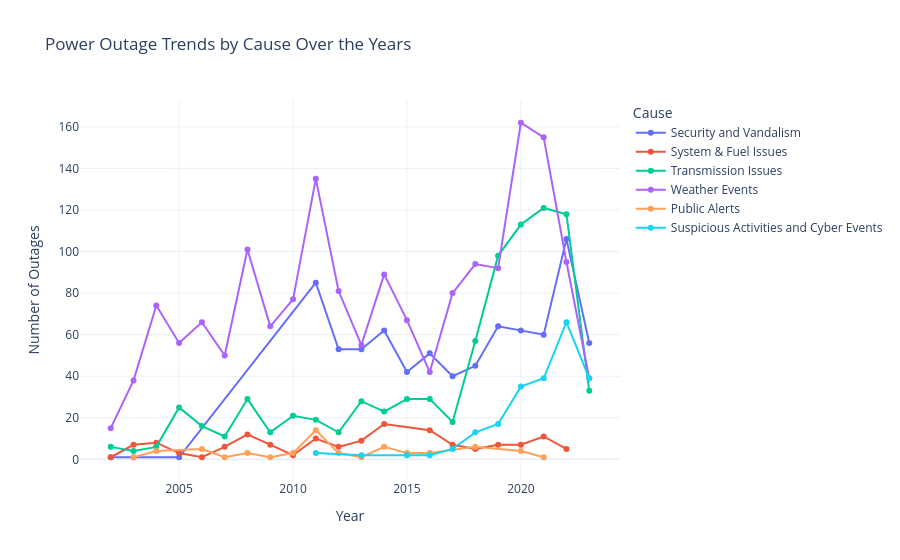

This figure's notebook cell:
### Code cell
#get number of events recorded by year per cause
df_grouped = power_df.groupby(['year','cause']).cause.count().reset_index(name='count')
# Plot
fig = px.line(
    df_grouped,
    x='year',
    y='count',
    color='cause',
    markers=True,
    title='Power Outage Trends by Cause Over the Years'
)

fig.update_layout(
    xaxis_title='Year',
    yaxis_title='Number of Outages',
    legend_title='Cause',
    template='plotly_white'
)
fig.show()

### Figure 1 — Plotly figure (JSON) as saved in the notebook; plotly's stock layout.template omitted (floating-point values rounded to 4 significant figures)
{"data": [{"hovertemplate": "cause=Security and Vandalism<br>year=%{x}<br>count=%{y}<extra></extra>", "legendgroup": "Security and Vandalism", "line": {"color": "#636efa", "dash": "solid"}, "marker": {"symbol": "circle"}, "mode": "lines+markers", "name": "Security and Vandalism", "orientation": "v", "showlegend": true, "type": "scatter", "x": [2002, 2003, 2005, 2011, 2012, 2013, 2014, 2015, 2016, 2017, 2018, 2019, 2020, 2021, 2022, 2023], "xaxis": "x", "y": [1, 1, 1, 85, 53, 53, 62, 42, 51, 40, 45, 64, 62, 60, 106, 56], "yaxis": "y"}, {"hovertemplate": "cause=System & Fuel Issues<br>year=%{x}<br>count=%{y}<extra></extra>", "legendgroup": "System & Fuel Issues", "line": {"color": "#EF553B", "dash": "solid"}, "marker": {"symbol": "circle"}, "mode": "lines+markers", "name": "System & Fuel Issues", "orientation": "v", "showlegend": true, "type": "scatter", "x": [2002, 2003, 2004, 2005, 2006, 2007, 2008, 2009, 2010, 2011, 2012, 2013, 2014, 2016, 2017, 2018, 2019, 2020, 2021, 2022], "xaxis": "x", "y": [1, 7, 8, 3, 1, 6, 12, 7, 2, 10, 6, 9, 17, 14, 7, 5, 7, 7, 11, 5], "yaxis": "y"}, {"hovertemplate": "cause=Transmission Issues<br>year=%{x}<br>count=%{y}<extra></extra>", "legendgroup": "Transmission Issues", "line": {"color": "#00cc96", "dash": "solid"}, "marker": {"symbol": "circle"}, "mode": "lines+markers", "name": "Transmission Issues", "orientation": "v", "showlegend": true, "type": "scatter", "x": [2002, 2003, 2004, 2005, 2006, 2007, 2008, 2009, 2010, 2011, 2012, 2013, 2014, 2015, 2016, 2017, 2018, 2019, 2020, 2021, 2022, 2023], "xaxis": "x", "y": [6, 4, 6, 25, 16, 11, 29, 13, 21, 19, 13, 28, 23, 29, 29, 18, 57, 98, 113, 121, 118, 33], "yaxis": "y"}, {"hovertemplate": "cause=Weather Events<br>year=%{x}<br>count=%{y}<extra></extra>", "legendgroup": "Weather Events", "line": {"color": "#ab63fa", "dash": "solid"}, "marker": {"symbol": "circle"}, "mode": "lines+markers", "name": "Weather Events", "orientation": "v", "showlegend": true, "type": "scatter", "x": [2002, 2003, 2004, 2005, 2006, 2007, 2008, 2009, 2010, 2011, 2012, 2013, 2014, 2015, 2016, 2017, 2018, 2019, 2020, 2021, 2022, 2023], "xaxis": "x", "y": [15, 38, 74, 56, 66, 50, 101, 64, 77, 135, 81, 55, 89, 67, 42, 80, 94, 92, 162, 155, 95, 39], "yaxis": "y"}, {"hovertemplate": "cause=Public Alerts<br>year=%{x}<br>count=%{y}<extra></extra>", "legendgroup": "Public Alerts", "line": {"color": "#FFA15A", "dash": "solid"}, "marker": {"symbol": "circle"}, "mode": "lines+markers", "name": "Public Alerts", "orientation": "v", "showlegend": true, "type": "scatter", "x": [2003, 2004, 2006, 2007, 2008, 2009, 2010, 2011, 2012, 2013, 2014, 2015, 2016, 2018, 2020, 2021], "xaxis": "x", "y": [1, 4, 5, 1, 3, 1, 3, 14, 3, 1, 6, 3, 3, 6, 4, 1], "yaxis": "y"}, {"hovertemplate": "cause=Suspicious Activities and Cyber Events<br>year=%{x}<br>count=%{y}<extra></extra>", "legendgroup": "Suspicious Activities and Cyber Events", "line": {"color": "#19d3f3", "dash": "solid"}, "marker": {"symbol": "circle"}, "mode": "lines+markers", "name": "Suspicious Activities and Cyber Events", "orientation": "v", "showlegend": true, "type": "scatter", "x": [2011, 2013, 2015, 2016, 2017, 2018, 2019, 2020, 2021, 2022, 2023], "xaxis": "x", "y": [3, 2, 2, 2, 5, 13, 17, 35, 39, 66, 39], "yaxis": "y"}], "layout": {"legend": {"title": {"text": "Cause"}, "tracegroupgap": 0}, "title": {"text": "Power Outage Trends by Cause Over the Years"}, "xaxis": {"anchor": "y", "domain": [0, 1], "title": {"text": "Year"}}, "yaxis": {"anchor": "x", "domain": [0, 1], "title": {"text": "Number of Outages"}}}}
